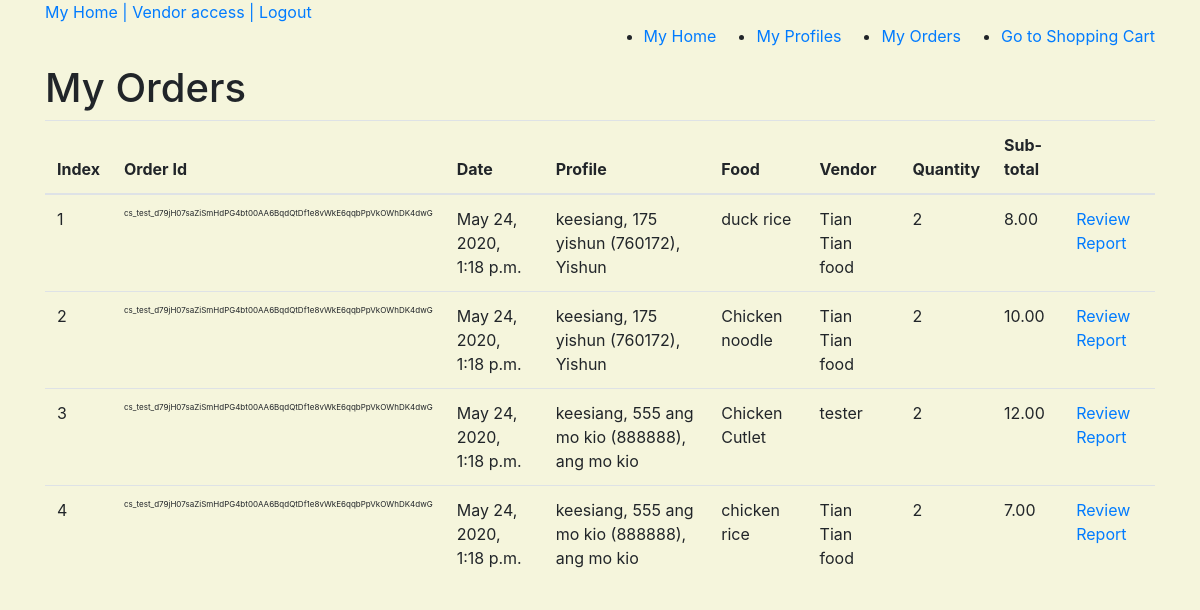
Page /my_orders (signed in) on the earlier database version.
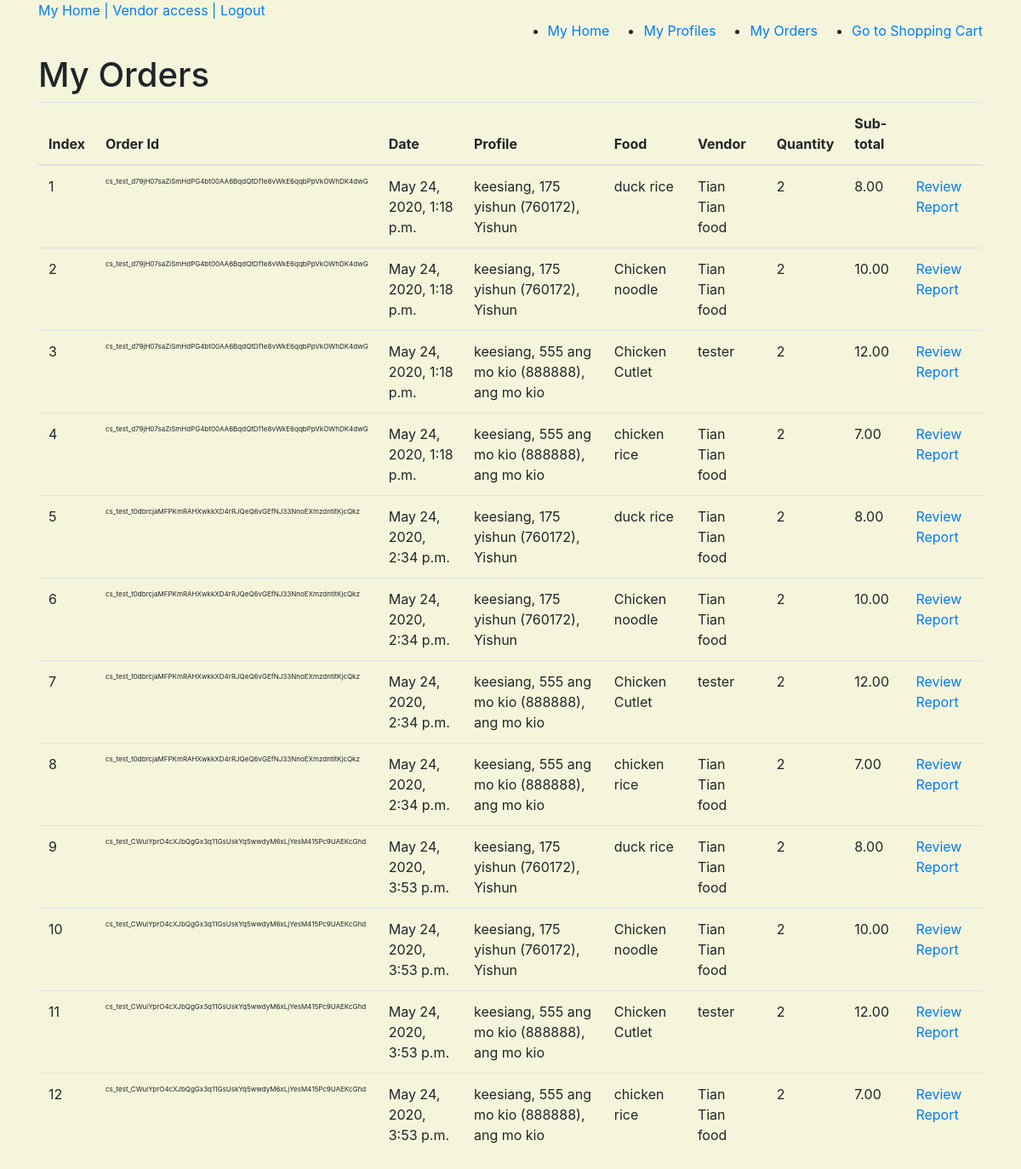
Same page on the later database version.
### order/models.py (models this page shows, shortened)
class OrderLineItem(models.Model):
    order = models.ForeignKey(Order, null=False, blank=False, on_delete=models.CASCADE )
    review = models.ForeignKey(Review, null=True, blank=True, on_delete=models.SET_NULL)
    process = models.ForeignKey(Process, null=True, blank=False, on_delete=models.SET_NULL)
    food = models.ForeignKey(Food, null=False, blank=False, on_delete=models.DO_NOTHING)
    datetime = models.DateTimeField(auto_now_add=True)
    quantity = models.PositiveSmallIntegerField(validators=[MinValueValidator(1), MaxValueValidator(99)], null=False, blank=False)
    cost = models.DecimalField(max_digits=10, decimal_places=2, null=False, default=0)
    buyer = models.ForeignKey(Buyer, null=True, blank=False, on_delete=models.SET_NULL)

class Order(models.Model):
    order_number = models.CharField(max_length=200, null=False, editable=False)
    user = models.ForeignKey(User, null=True, on_delete=models.SET_NULL)
    datetime = models.DateTimeField(auto_now_add=True)
    alternative_delivery_address = models.TextField(null=True, blank=True)
    total_cost = models.DecimalField(max_digits=10, decimal_places=2, null=False, default=0)

### buyer/models.py (models this page shows)
class Buyer(models.Model):
    town = models.CharField(max_length=100, null=True, blank=False)
    postal_code = models.PositiveIntegerField(null=False, blank=False)
    block = models.PositiveSmallIntegerField( null=False, blank=False)
    street = models.CharField(max_length=254, null=False, blank=False)
    date_joined = models.DateTimeField(auto_now_add=True)
    contact = models.PositiveIntegerField(validators=[MinValueValidator(10000000), MaxValueValidator(99999999)], null=False, blank=False)
    user = models.ForeignKey(User, null=True, on_delete=models.SET_NULL)
    def __str__(self):
        return '%s, %s %s (%s), %s' % (self.user.username, self.block, self.street, self.postal_code, self.town)

### food/models.py (models this page shows)
class Food(models.Model):
    vendor = models.ForeignKey(Vendor, null=False, blank=False, on_delete=models.CASCADE)
    tag = models.ManyToManyField(Tag)
    title = models.CharField(max_length=100, null=False, blank=False)
    description = models.TextField(null=False, blank=False)
    portion = models.PositiveSmallIntegerField( validators=[MinValueValidator(1), MaxValueValidator(99)] , default=1, null=False, blank=False )
    price = models.DecimalField(max_digits=8, decimal_places=2, null=False, blank=False)
    date_posted = models.DateTimeField(auto_now_add=True)
    date_edited = models.DateTimeField(auto_now_add=True)
    delivery_time = models.DecimalField(max_digits=3, decimal_places=0, null=False, blank=False)
    image = ImageField(blank=True, manual_crop="")
    def __str__(self):
        return self.title

### vendor/models.py (models this page shows)
class Vendor(models.Model):
    category = models.ManyToManyField(Category)
    postal_code = models.PositiveIntegerField( null=False, blank=False)
    name = models.CharField( max_length=100, null=False, blank=False)
    block = models.PositiveSmallIntegerField( null=False, blank=False)
    street = models.CharField(max_length=254, null=False, blank=False)
    contact = models.PositiveIntegerField(validators=[MinValueValidator(10000000), MaxValueValidator(99999999)], null=False, blank=False)
    date_joined = models.DateTimeField(auto_now_add=True)
    user = models.ForeignKey(User, null=True, on_delete=models.SET_NULL)
    user_contact = models.PositiveIntegerField(validators=[MinValueValidator(10000000), MaxValueValidator(99999999)], null=False, blank=False)
    license_number = models.CharField(max_length=10, null=False, blank=False)
    license_check = models.BooleanField(default=False)
    photo_url=models.URLField(max_length=1024, null=True, blank=True)
    vendordeliverytown = models.ManyToManyField(VendorDeliveryTown)
    vendordeliverypostal = models.ManyToManyField(VendorDeliveryPostal)
    def __str__(self):
        return self.name

### buyer/views.py (the view)
# urls.py: path('my_orders', buyer.views.view_order_history, name='view_order_history_route'),
@login_required
def view_order_history(request):
    orders = OrderLineItem.objects.all().filter(order__user=request.user)
    return render(request, "buyer/buyer_order_history.html", {
        "orders": orders
    })

### buyer/templates/buyer/buyer_order_history.html (shortened to what this page needs)
{% extends 'base_template.html' %}
{%block content%}
<nav style="display:flex; justify-content: flex-end;">
     <ul>
        <li> <a href="{% url 'index_route' %}"> My Home </a> </li>
    </ul>
    <ul>
        <li> <a href="{% url 'show_buyer_profiles_route' %}"> My Profiles </a> </li>
    </ul>
    <ul>
        <li> <a href="{% url 'view_order_history_route' %}"> My Orders </a> </li>
    </ul>
    <ul>
        <li> <a href="{% url 'view_cart_route' %}" target="_blank"> Go to Shopping Cart </a> </li>
    </ul>
</nav>
<h1> My Orders </h1>
<table class="table">
    <thead>
        <th> Index </th>
        <th> Order Id </th>
        <th> Date </th>
        <th> Profile </th>
        <th> Food </th>
        <th> Vendor </th>
        <th> Quantity </th>
        <th> Sub-total </th>
        <th> &nbsp; </th>
    </thead>
    {%for i in orders%}
    <tr>
        <td> {{forloop.counter}} </td>
        <td style="font-size:8px; overflow-wrap:break-word;"> {{i.order.order_number}} </td>
        <td> {{i.datetime}} </td>
        <td> {{i.buyer}} </td>
        <td> {{i.food}} </td>
        <td> {{i.food.vendor}}
        <td> {{i.quantity}} </td>
        <td> {{i.cost}} </td>
        <td> <a href="#">Review</a>
            <a href="#"> Report </a>
        </td>
    </tr>
    {%endfor%}
</table>
{%endblock%}

Differences in the rows shown:
added OrderLineItem: order.order_number "cs_test_t0dbrcjaMFPKmRAHXwkkXD4rRJQeQ6vGEfNJ33NnoEXmzdntitKjcQkz", datetime "May 24, 2020, 2:34 p.m.", buyer "keesiang, 175 yishun (760172), Yishun", food "duck rice", food.vendor "Tian Tian food", quantity "2", cost "8.00"
added OrderLineItem: order.order_number "cs_test_t0dbrcjaMFPKmRAHXwkkXD4rRJQeQ6vGEfNJ33NnoEXmzdntitKjcQkz", datetime "May 24, 2020, 2:34 p.m.", buyer "keesiang, 175 yishun (760172), Yishun", food "Chicken noodle", food.vendor "Tian Tian food", quantity "2", cost "10.00"
added OrderLineItem: order.order_number "cs_test_t0dbrcjaMFPKmRAHXwkkXD4rRJQeQ6vGEfNJ33NnoEXmzdntitKjcQkz", datetime "May 24, 2020, 2:34 p.m.", buyer "keesiang, 555 ang mo kio (888888), ang mo kio", food "Chicken Cutlet", food.vendor "tester", quantity "2", cost "12.00"
added OrderLineItem: order.order_number "cs_test_t0dbrcjaMFPKmRAHXwkkXD4rRJQeQ6vGEfNJ33NnoEXmzdntitKjcQkz", datetime "May 24, 2020, 2:34 p.m.", buyer "keesiang, 555 ang mo kio (888888), ang mo kio", food "chicken rice", food.vendor "Tian Tian food", quantity "2", cost "7.00"
added OrderLineItem: order.order_number "cs_test_CWuiYprO4cXJbQgGx3q11GsUskYq5wwdyM6xLjYesM415Pc9UAEKcGhd", datetime "May 24, 2020, 3:53 p.m.", buyer "keesiang, 175 yishun (760172), Yishun", food "duck rice", food.vendor "Tian Tian food", quantity "2", cost "8.00"
added OrderLineItem: order.order_number "cs_test_CWuiYprO4cXJbQgGx3q11GsUskYq5wwdyM6xLjYesM415Pc9UAEKcGhd", datetime "May 24, 2020, 3:53 p.m.", buyer "keesiang, 175 yishun (760172), Yishun", food "Chicken noodle", food.vendor "Tian Tian food", quantity "2", cost "10.00"
added OrderLineItem: order.order_number "cs_test_CWuiYprO4cXJbQgGx3q11GsUskYq5wwdyM6xLjYesM415Pc9UAEKcGhd", datetime "May 24, 2020, 3:53 p.m.", buyer "keesiang, 555 ang mo kio (888888), ang mo kio", food "Chicken Cutlet", food.vendor "tester", quantity "2", cost "12.00"
added OrderLineItem: order.order_number "cs_test_CWuiYprO4cXJbQgGx3q11GsUskYq5wwdyM6xLjYesM415Pc9UAEKcGhd", datetime "May 24, 2020, 3:53 p.m.", buyer "keesiang, 555 ang mo kio (888888), ang mo kio", food "chicken rice", food.vendor "Tian Tian food", quantity "2", cost "7.00"
